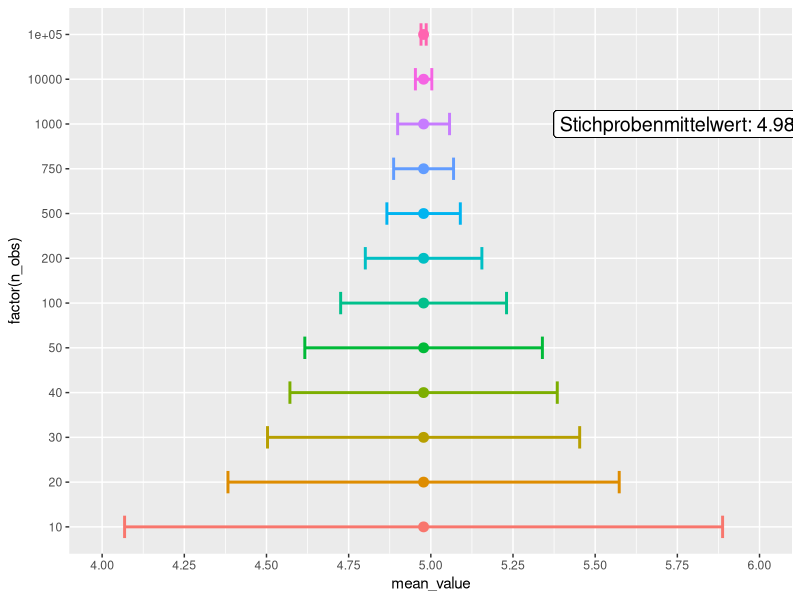
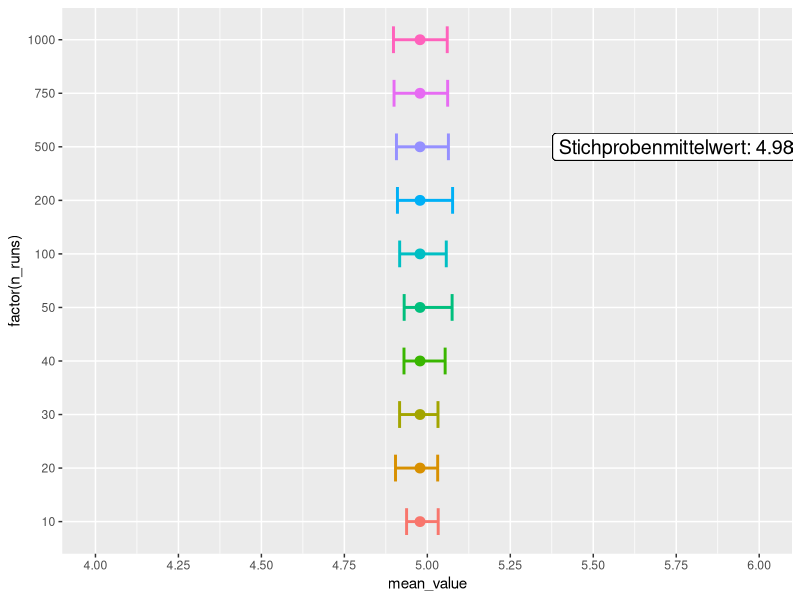

Write the R code that produced these figures, in order.

# load packages and create data set ---------------------------------------

library(tidyverse)
library(rsample)
library(glue)

set.seed(1234)
df_original <- tibble(
  variable_of_interest = rnorm(n = 1000, 
                               mean = 5, 
                               sd = 1.25)
) %>% 
  mutate(variable_of_interest = round(variable_of_interest))


# confidence intervals ----------------------------------------------------

## t-distribution ---------------------------------------------------------

df_temp <- tibble(n_obs = c(10, 20, 30, 40, 50, 100, 
                            200, 500, 750, 1e3, 1e4, 1e5)) %>% 
  mutate(mean_value = mean(df_original$variable_of_interest),
         sd_value = sd(df_original$variable_of_interest),
         conf_low = mean_value - qt(0.975, df = n_obs - 1) * sd_value / sqrt(n_obs),
         conf_high = mean_value + qt(0.975, df = n_obs - 1) * sd_value / sqrt(n_obs))

df_temp %>% 
  ggplot(aes(mean_value, factor(n_obs))) + 
  geom_label(x = 5.75, y = 10,
             size = 5,
             label = glue("Stichprobenmittelwert: {round(mean(df_temp$mean_value), 2)}")) + 
  geom_point(aes(color = factor(n_obs)),
             size = 3) + 
  geom_errorbarh(aes(xmin = conf_low,
                     xmax = conf_high,
                     color = factor(n_obs)),
                 linewidth = 1,
                 height = 0.5) +
  expand_limits(x = c(4, 6)) +
  theme(legend.position = "none") + 
  scale_x_continuous(breaks = seq(4, 6, 0.25))


## bootstraps -------------------------------------------------------------

make_bootstraps <- function(times = times) {
  
  set.seed(1234)
  
  df_original %>% 
    select(variable_of_interest) %>% 
    bootstraps(times = times) %>% 
    mutate(splits = map(splits, as.data.frame)) %>% 
    unnest(splits) %>% 
    group_by(id) %>% 
    summarise(mean_splits = mean(variable_of_interest)) %>% 
    ungroup() %>% 
    summarise(conf_low = quantile(mean_splits, 0.025),
              conf_high = quantile(mean_splits, 0.975)) %>% 
    mutate(n_bootstraps = times,
           mean_value = mean(df_original$variable_of_interest))
  
}


tibble(
  n_runs = c(10, 20, 30, 40, 50, 100, 
             200, 500, 750, 1e3)
) %>% 
  mutate(bootstrapped_value = map(n_runs, make_bootstraps)) %>% 
  unnest(bootstrapped_value) %>% 
  ggplot(aes(mean_value, factor(n_runs))) + 
  geom_label(x = 5.75, y = 8,
             size = 5,
             label = glue("Stichprobenmittelwert: {round(mean(df_original$variable_of_interest), 2)}")) + 
  geom_point(aes(color = factor(n_bootstraps)),
             size = 3) + 
  geom_errorbarh(aes(xmin = conf_low,
                     xmax = conf_high,
                     color = factor(n_bootstraps)),
                 linewidth = 1,
                 height = 0.5) +
  expand_limits(x = c(4, 6)) +
  theme(legend.position = "none") +
  scale_x_continuous(breaks = seq(4, 6, 0.25))
